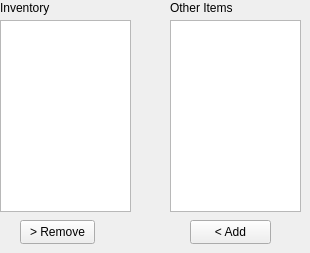
    <widget class="QWidget" name="normalItemsTab">
     <attribute name="title">
      <string>Normal Items</string>
     </attribute>
     <widget class="QLabel" name="normalItemObtainedLabel">
      <property name="geometry">
       <rect>
        <x>0</x>
        <y>0</y>
        <width>81</width>
        <height>16</height>
       </rect>
      </property>
      <property name="text">
       <string>Inventory</string>
      </property>
     </widget>
     <widget class="QListWidget" name="normalItemObtainedList">
      <property name="geometry">
       <rect>
        <x>0</x>
        <y>20</y>
        <width>131</width>
        <height>192</height>
       </rect>
      </property>
     </widget>
     <widget class="QLabel" name="normalItemsUnobtainedLabel">
      <property name="geometry">
       <rect>
        <x>170</x>
        <y>0</y>
        <width>81</width>
        <height>16</height>
       </rect>
      </property>
      <property name="text">
       <string>Other Items</string>
      </property>
     </widget>
     <widget class="QListWidget" name="normalItemUnobtainedList">
      <property name="geometry">
       <rect>
        <x>170</x>
        <y>20</y>
        <width>131</width>
        <height>192</height>
       </rect>
      </property>
     </widget>
     <widget class="QPushButton" name="normalItemRemoveButton">
      <property name="geometry">
       <rect>
        <x>20</x>
        <y>220</y>
        <width>75</width>
        <height>24</height>
       </rect>
      </property>
      <property name="text">
       <string>&gt; Remove</string>
      </property>
     </widget>
     <widget class="QPushButton" name="normalItemAddButton">
      <property name="geometry">
       <rect>
        <x>190</x>
        <y>220</y>
        <width>81</width>
        <height>24</height>
       </rect>
      </property>
      <property name="text">
       <string>&lt; Add</string>
      </property>
     </widget>
    </widget>
